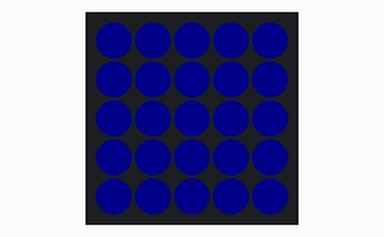
Recording of a sketch running on a simulated ESP32. On the bench: 5×5 RGB LED matrix (first LED top left, wired row by row). Dim RGB values are drawn brighter than linear; WiFi joins after 1.5 s; servers stay silent unless stated; what the sketch prints to the serial monitor is not drawn.

Above: at 0.1 s.
At 1.8 s:
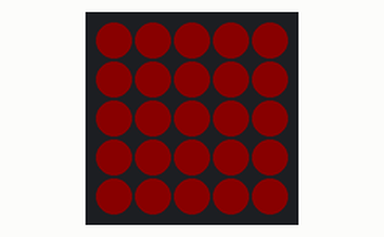
At 3.31 s:
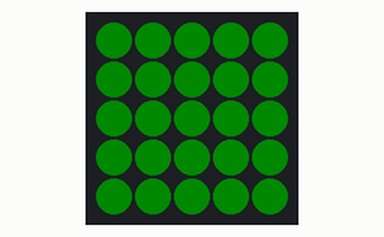

Measured:
- what the display in image 0 shows lasts 1.7 s, from 0.0 s to 1.7 s
- what the display in image 1 shows lasts 1.5 s, from 1.7 s to 3.2 s

The sketch:

M5Stack_WiFiClient_Atom.ino
```cpp
/*
  WiFiAccessPoint.ino creates a WiFi access point and provides telnet connection
*/
//#include <M5StickC.h>
#include "M5Atom.h"
#include <WiFi.h>

// M5Stcikc status led
//#define LED_BUILTIN 10   // Set the GPIO pin where you connected your test LED or comment this line out if your dev board has a built-in LED

// M5Stack Atom statues
extern const unsigned char AtomImageData[375 + 2];

uint8_t DisBuff[2 + 5 * 5 * 3];

void setBuff(uint8_t Rdata, uint8_t Gdata, uint8_t Bdata)
{
    DisBuff[0] = 0x05;
    DisBuff[1] = 0x05;
    for (int i = 0; i < 25; i++)
    {
        DisBuff[2 + i * 3 + 0] = Rdata;
        DisBuff[2 + i * 3 + 1] = Gdata;
        DisBuff[2 + i * 3 + 2] = Bdata;
    }
}

// Set these to your desired credentials.
//char ssid[] = "M5StackAP";
//char password[] = "12345678";
const char* ssid     = "M5StackAP";
const char* password = "12345678";


// Use WiFiClient class to create TCP connections
WiFiClient client;
const int httpPort = 23;

void setup() {
    //M5.begin();
    M5.begin(true, false, true);
    Serial.begin(115200);
    delay(10);
    setBuff(0x00, 0x00, 0x40);
    M5.dis.displaybuff(DisBuff);

    Serial.print("Connecting to ");
    Serial.println(ssid);

    WiFi.begin(ssid, password);

    while (WiFi.status() != WL_CONNECTED) {
        delay(500);
        Serial.print(".");
    }

    Serial.println("");
    Serial.println("WiFi connected");
    Serial.println("IP address: ");
    Serial.println(WiFi.localIP());

//  pinMode(LED_BUILTIN, OUTPUT);
}

void loop() {
  if (WiFi.status() != WL_CONNECTED){ // Reconnect to network
    Serial.println("Dropped from network, attempting to recconect");
    WiFi.begin(ssid, password);
    while (WiFi.status() != WL_CONNECTED) {
        delay(500);
        Serial.print(".");
    }
    Serial.println("");
    Serial.println("WiFi connected");
    Serial.println("IP address: ");
    Serial.println(WiFi.localIP());
  }else if (!client.connect("192.168.10.1", httpPort)) { // try to connect to the target ip
        Serial.println("connection failed");
        // try to recconnect to network
        WiFi.disconnect();
        Serial.println("Disconnected from network");
  }else{ // connected and all is well
    setBuff(0x00, 0x40, 0x00);
    M5.dis.displaybuff(DisBuff);
    while (client.connected()) {            // loop while the client's connected
      if (client.available()) {             // if there's bytes to read from the client,
        char c = client.read();             // read a byte, then
        Serial.write(c);                    // print it out the serial monitor
      }
      if (Serial.available()){              // if there`s bytes to read from the serial port
        char c = Serial.read();             // read a byte, then
        client.write(c);                    // send in to the client
      }
    }
    // close the connection:
    client.stop();
    Serial.println("Disconnected");
    setBuff(0x40, 0x00, 0x00);
    M5.dis.displaybuff(DisBuff);
  }
}
```

Source omitted: image.c (data table, 2825 bytes)
